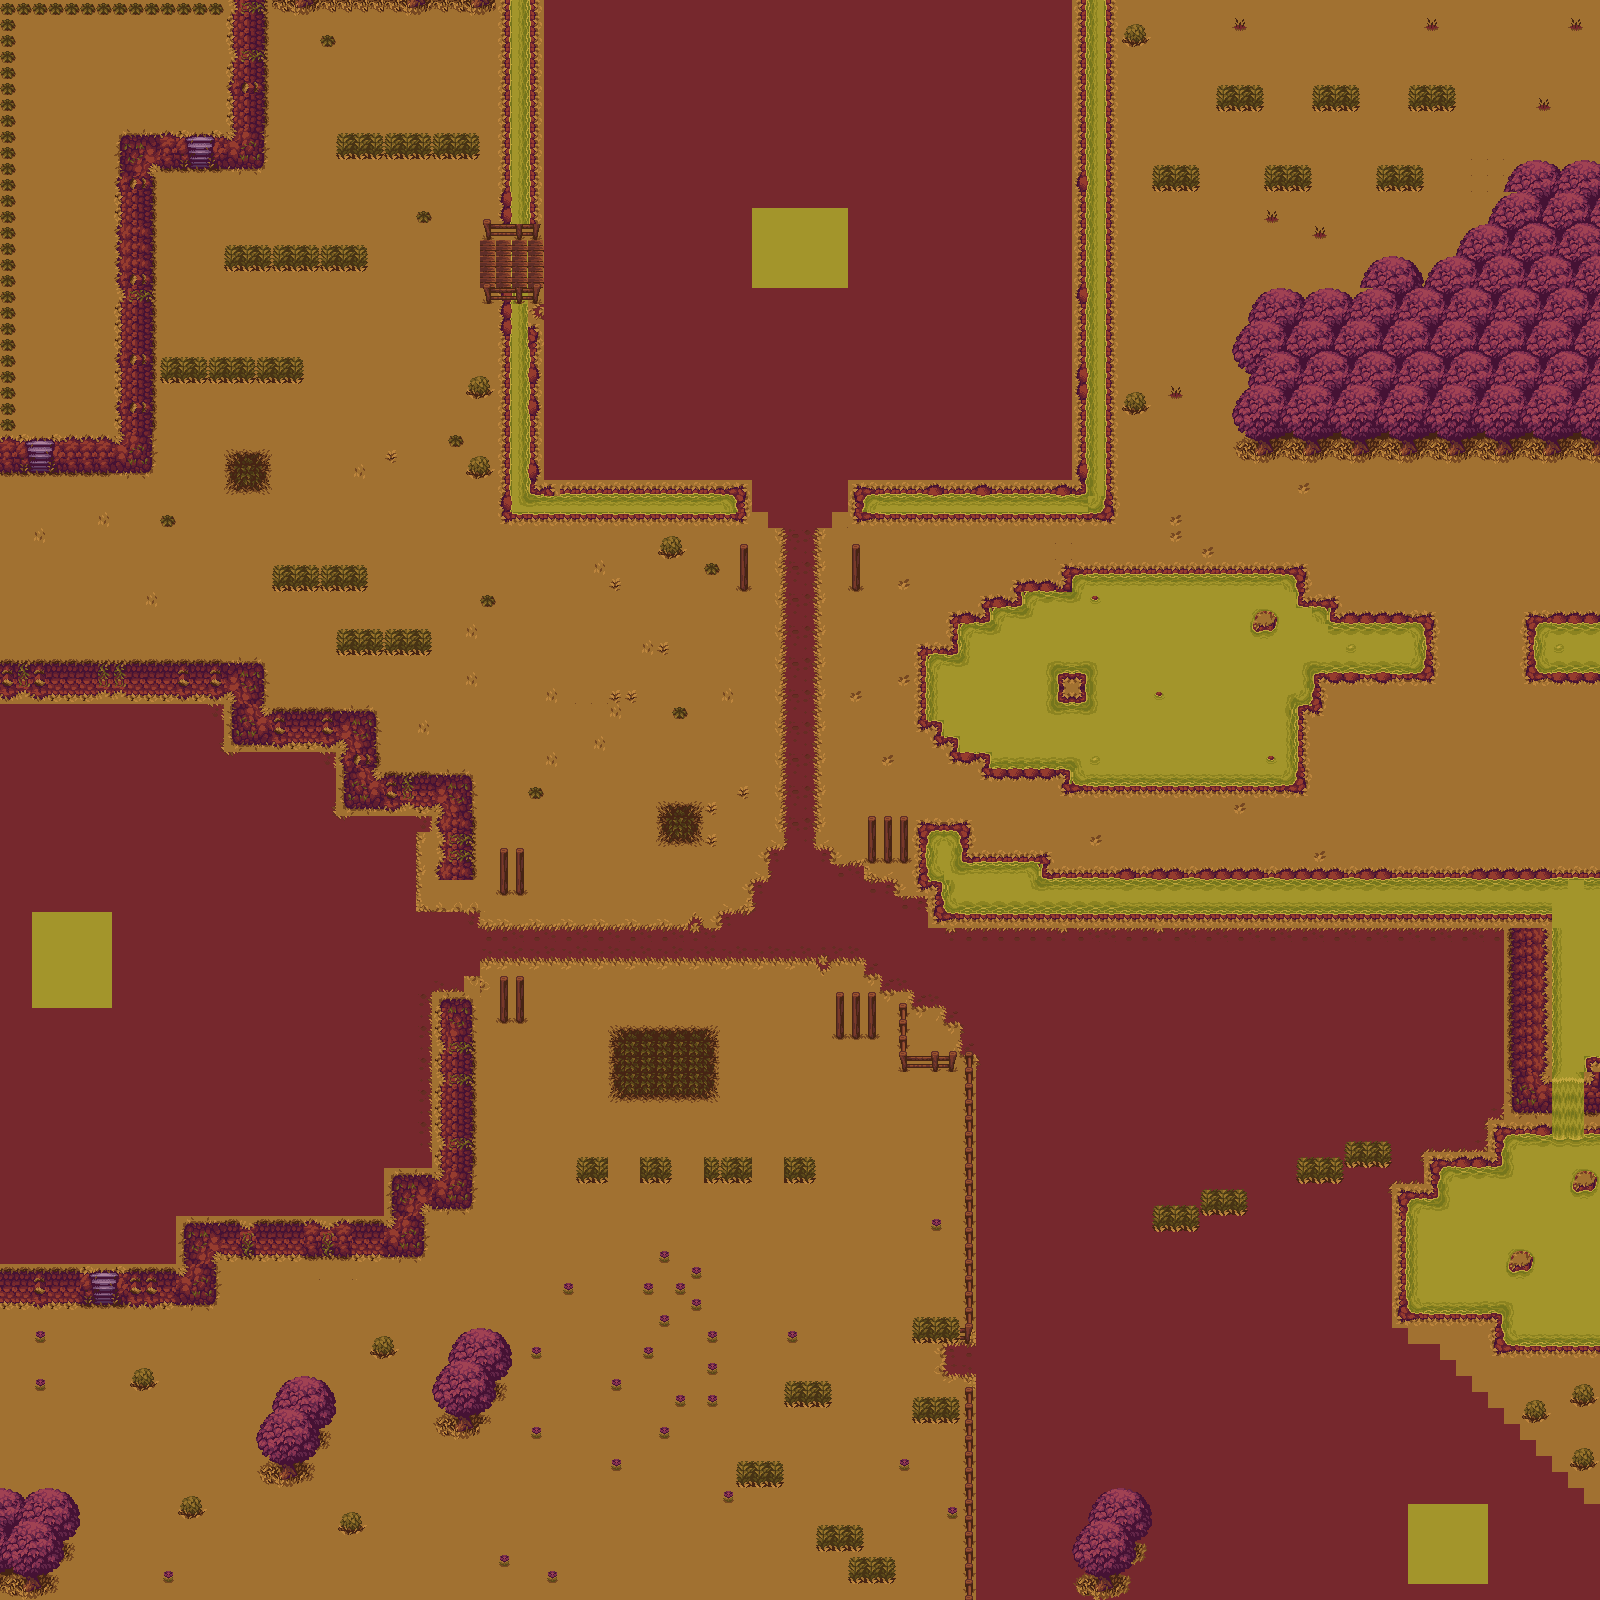

The image is a tile-based game level rendered from a .tmx file. Its description and source (layers, tilesets, objects; grid data summarised) follow:
An orthogonal 100x100 tile map with 16x16 px tiles, 7 tile layers (fond, decor, decor2, base1, ...), 1 hidden layer not drawn.

<map version="1.0" tiledversion="1.1.3" orientation="orthogonal" renderorder="left-up" width="100" height="100" tilewidth="16" tileheight="16" infinite="0" nextobjectid="1">
 <tileset firstgid="1" name="environnement" tilewidth="16" tileheight="16" tilecount="1088" columns="34">
  <image source="tileset.png" trans="ff00ff" width="544" height="512" />
 </tileset>
 <layer name="fond" width="100" height="100" locked="1">
  <data>[10000 cells, 10000 non-empty, 55 distinct tile ids]</data>
 </layer>
 <layer name="decor" width="100" height="100" locked="1">
  <data>[10000 cells, 252 non-empty, 51 distinct tile ids]</data>
 </layer>
 <layer name="decor2" width="100" height="100" locked="1">
  <data>[10000 cells, 14 non-empty, 7 distinct tile ids]</data>
 </layer>
 <layer name="base1" width="100" height="100" locked="1">
  <data>[10000 cells, 30 non-empty, 1 distinct tile ids]</data>
 </layer>
 <layer name="base2" width="100" height="100" locked="1">
  <data>[10000 cells, 30 non-empty, 1 distinct tile ids]</data>
 </layer>
 <layer name="murs" width="100" height="100">
  <data>[10000 cells, 2305 non-empty, 261 distinct tile ids]</data>
 </layer>
 <layer name="base3" width="100" height="100" locked="1">
  <data>[10000 cells, 25 non-empty, 1 distinct tile ids]</data>
 </layer>
 <layer name="obstacles" width="100" height="100" visible="0" locked="1">
  <data>[10000 cells, 0 non-empty, 0 distinct tile ids]</data>
 </layer>
</map>
